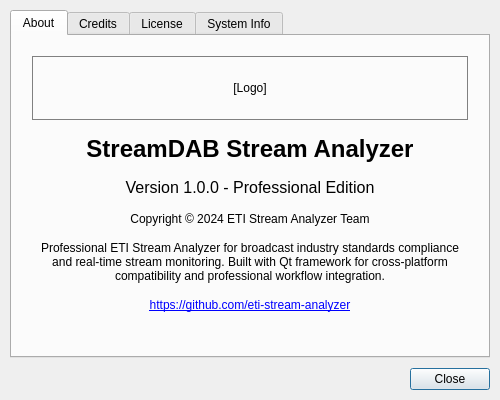
<?xml version="1.0" encoding="UTF-8"?>
<ui version="4.0">
 <class>AboutDialog</class>
 <widget class="QDialog" name="AboutDialog">
  <property name="geometry">
   <rect>
    <x>0</x>
    <y>0</y>
    <width>500</width>
    <height>400</height>
   </rect>
  </property>
  <property name="sizePolicy">
   <sizepolicy hsizetype="Fixed" vsizetype="Fixed">
    <horstretch>0</horstretch>
    <verstretch>0</verstretch>
   </sizepolicy>
  </property>
  <property name="minimumSize">
   <size>
    <width>500</width>
    <height>400</height>
   </size>
  </property>
  <property name="maximumSize">
   <size>
    <width>500</width>
    <height>400</height>
   </size>
  </property>
  <property name="windowTitle">
   <string>About StreamDAB Stream Analyzer</string>
  </property>
  <property name="windowIcon">
   <iconset>
    <normaloff>:/icons/about.png</normaloff>:/icons/about.png</iconset>
  </property>
  <property name="modal">
   <bool>true</bool>
  </property>
  <layout class="QVBoxLayout" name="mainLayout">
   <property name="spacing">
    <number>10</number>
   </property>
   <property name="leftMargin">
    <number>10</number>
   </property>
   <property name="topMargin">
    <number>10</number>
   </property>
   <property name="rightMargin">
    <number>10</number>
   </property>
   <property name="bottomMargin">
    <number>10</number>
   </property>
   <item>
    <widget class="QTabWidget" name="tabWidget">
     <property name="currentIndex">
      <number>0</number>
     </property>
     <widget class="QWidget" name="aboutTab">
      <attribute name="title">
       <string>About</string>
      </attribute>
      <layout class="QVBoxLayout" name="aboutTabLayout">
       <property name="spacing">
        <number>15</number>
       </property>
       <property name="leftMargin">
        <number>20</number>
       </property>
       <property name="topMargin">
        <number>20</number>
       </property>
       <property name="rightMargin">
        <number>20</number>
       </property>
       <property name="bottomMargin">
        <number>20</number>
       </property>
       <item>
        <widget class="QLabel" name="logoLabel">
         <property name="sizePolicy">
          <sizepolicy hsizetype="Preferred" vsizetype="Fixed">
           <horstretch>0</horstretch>
           <verstretch>0</verstretch>
          </sizepolicy>
         </property>
         <property name="minimumSize">
          <size>
           <width>0</width>
           <height>64</height>
          </size>
         </property>
         <property name="text">
          <string>[Logo]</string>
         </property>
         <property name="alignment">
          <set>Qt::AlignCenter</set>
         </property>
         <property name="styleSheet">
          <string>border: 1px solid gray; text-align: center;</string>
         </property>
        </widget>
       </item>
       <item>
        <widget class="QLabel" name="titleLabel">
         <property name="font">
          <font>
           <pointsize>18</pointsize>
           <weight>75</weight>
           <bold>true</bold>
          </font>
         </property>
         <property name="text">
          <string>StreamDAB Stream Analyzer</string>
         </property>
         <property name="alignment">
          <set>Qt::AlignCenter</set>
         </property>
        </widget>
       </item>
       <item>
        <widget class="QLabel" name="versionLabel">
         <property name="font">
          <font>
           <pointsize>12</pointsize>
          </font>
         </property>
         <property name="text">
          <string>Version 1.0.0 - Professional Edition</string>
         </property>
         <property name="alignment">
          <set>Qt::AlignCenter</set>
         </property>
        </widget>
       </item>
       <item>
        <widget class="QLabel" name="copyrightLabel">
         <property name="text">
          <string>Copyright © 2024 ETI Stream Analyzer Team</string>
         </property>
         <property name="alignment">
          <set>Qt::AlignCenter</set>
         </property>
        </widget>
       </item>
       <item>
        <widget class="QLabel" name="descriptionLabel">
         <property name="text">
          <string>Professional ETI Stream Analyzer for broadcast industry standards compliance and real-time stream monitoring. Built with Qt framework for cross-platform compatibility and professional workflow integration.</string>
         </property>
         <property name="alignment">
          <set>Qt::AlignCenter</set>
         </property>
         <property name="wordWrap">
          <bool>true</bool>
         </property>
        </widget>
       </item>
       <item>
        <widget class="QLabel" name="websiteLabel">
         <property name="text">
          <string>&lt;html&gt;&lt;head/&gt;&lt;body&gt;&lt;p&gt;&lt;a href=&quot;https://github.com/eti-stream-analyzer&quot;&gt;&lt;span style=&quot; text-decoration: underline; color:#0000ff;&quot;&gt;https://github.com/eti-stream-analyzer&lt;/span&gt;&lt;/a&gt;&lt;/p&gt;&lt;/body&gt;&lt;/html&gt;</string>
         </property>
         <property name="alignment">
          <set>Qt::AlignCenter</set>
         </property>
         <property name="openExternalLinks">
          <bool>true</bool>
         </property>
        </widget>
       </item>
       <item>
        <spacer name="aboutVerticalSpacer">
         <property name="orientation">
          <enum>Qt::Vertical</enum>
         </property>
         <property name="sizeHint" stdset="0">
          <size>
           <width>20</width>
           <height>40</height>
          </size>
         </property>
        </spacer>
       </item>
      </layout>
     </widget>
     <widget class="QWidget" name="creditsTab">
      <attribute name="title">
       <string>Credits</string>
      </attribute>
      <layout class="QVBoxLayout" name="creditsTabLayout">
       <item>
        <widget class="QTextEdit" name="creditsText">
         <property name="readOnly">
          <bool>true</bool>
         </property>
         <property name="html">
          <string>&lt;!DOCTYPE HTML PUBLIC &quot;-//W3C//DTD HTML 4.0//EN&quot; &quot;http://www.w3.org/TR/REC-html40/strict.dtd&quot;&gt;
&lt;html&gt;&lt;head&gt;&lt;meta name=&quot;qrichtext&quot; content=&quot;1&quot; /&gt;&lt;style type=&quot;text/css&quot;&gt;
p, li { white-space: pre-wrap; }
&lt;/style&gt;&lt;/head&gt;&lt;body style=&quot; font-family:'MS Shell Dlg 2'; font-size:8.25pt; font-weight:400; font-style:normal;&quot;&gt;
&lt;p style=&quot; margin-top:0px; margin-bottom:0px; margin-left:0px; margin-right:0px; -qt-block-indent:0; text-indent:0px;&quot;&gt;&lt;span style=&quot; font-weight:600;&quot;&gt;ETI Stream Analyzer Development Team&lt;/span&gt;&lt;/p&gt;
&lt;p style=&quot;-qt-paragraph-type:empty; margin-top:0px; margin-bottom:0px; margin-left:0px; margin-right:0px; -qt-block-indent:0; text-indent:0px;&quot;&gt;&lt;br /&gt;&lt;/p&gt;
&lt;p style=&quot; margin-top:0px; margin-bottom:0px; margin-left:0px; margin-right:0px; -qt-block-indent:0; text-indent:0px;&quot;&gt;&lt;span style=&quot; font-weight:600;&quot;&gt;Core Development:&lt;/span&gt;&lt;/p&gt;
&lt;p style=&quot; margin-top:0px; margin-bottom:0px; margin-left:0px; margin-right:0px; -qt-block-indent:0; text-indent:0px;&quot;&gt;• UI/UX Framework Development&lt;/p&gt;
&lt;p style=&quot; margin-top:0px; margin-bottom:0px; margin-left:0px; margin-right:0px; -qt-block-indent:0; text-indent:0px;&quot;&gt;• ETI Processing Engine Integration&lt;/p&gt;
&lt;p style=&quot; margin-top:0px; margin-bottom:0px; margin-left:0px; margin-right:0px; -qt-block-indent:0; text-indent:0px;&quot;&gt;• Professional Broadcasting Standards Implementation&lt;/p&gt;
&lt;p style=&quot;-qt-paragraph-type:empty; margin-top:0px; margin-bottom:0px; margin-left:0px; margin-right:0px; -qt-block-indent:0; text-indent:0px;&quot;&gt;&lt;br /&gt;&lt;/p&gt;
&lt;p style=&quot; margin-top:0px; margin-bottom:0px; margin-left:0px; margin-right:0px; -qt-block-indent:0; text-indent:0px;&quot;&gt;&lt;span style=&quot; font-weight:600;&quot;&gt;Third-Party Libraries:&lt;/span&gt;&lt;/p&gt;
&lt;p style=&quot; margin-top:0px; margin-bottom:0px; margin-left:0px; margin-right:0px; -qt-block-indent:0; text-indent:0px;&quot;&gt;• Qt Framework - Cross-platform application framework&lt;/p&gt;
&lt;p style=&quot; margin-top:0px; margin-bottom:0px; margin-left:0px; margin-right:0px; -qt-block-indent:0; text-indent:0px;&quot;&gt;• ETISnoop - ETI analysis and processing core&lt;/p&gt;
&lt;p style=&quot; margin-top:0px; margin-bottom:0px; margin-left:0px; margin-right:0px; -qt-block-indent:0; text-indent:0px;&quot;&gt;• QCustomPlot - Professional data visualization&lt;/p&gt;
&lt;p style=&quot; margin-top:0px; margin-bottom:0px; margin-left:0px; margin-right:0px; -qt-block-indent:0; text-indent:0px;&quot;&gt;• PortAudio - Cross-platform audio I/O library&lt;/p&gt;
&lt;p style=&quot;-qt-paragraph-type:empty; margin-top:0px; margin-bottom:0px; margin-left:0px; margin-right:0px; -qt-block-indent:0; text-indent:0px;&quot;&gt;&lt;br /&gt;&lt;/p&gt;
&lt;p style=&quot; margin-top:0px; margin-bottom:0px; margin-left:0px; margin-right:0px; -qt-block-indent:0; text-indent:0px;&quot;&gt;&lt;span style=&quot; font-weight:600;&quot;&gt;Special Thanks:&lt;/span&gt;&lt;/p&gt;
&lt;p style=&quot; margin-top:0px; margin-bottom:0px; margin-left:0px; margin-right:0px; -qt-block-indent:0; text-indent:0px;&quot;&gt;• Broadcast industry professionals for standards guidance&lt;/p&gt;
&lt;p style=&quot; margin-top:0px; margin-bottom:0px; margin-left:0px; margin-right:0px; -qt-block-indent:0px; text-indent:0px;&quot;&gt;• Open source community for ongoing support&lt;/p&gt;
&lt;p style=&quot; margin-top:0px; margin-bottom:0px; margin-left:0px; margin-right:0px; -qt-block-indent:0; text-indent:0px;&quot;&gt;• ETSI standards committee for technical specifications&lt;/p&gt;&lt;/body&gt;&lt;/html&gt;</string>
         </property>
        </widget>
       </item>
      </layout>
     </widget>
     <widget class="QWidget" name="licenseTab">
      <attribute name="title">
       <string>License</string>
      </attribute>
      <layout class="QVBoxLayout" name="licenseTabLayout">
       <item>
        <widget class="QTextEdit" name="licenseText">
         <property name="readOnly">
          <bool>true</bool>
         </property>
         <property name="html">
          <string>&lt;!DOCTYPE HTML PUBLIC &quot;-//W3C//DTD HTML 4.0//EN&quot; &quot;http://www.w3.org/TR/REC-html40/strict.dtd&quot;&gt;
&lt;html&gt;&lt;head&gt;&lt;meta name=&quot;qrichtext&quot; content=&quot;1&quot; /&gt;&lt;style type=&quot;text/css&quot;&gt;
p, li { white-space: pre-wrap; }
&lt;/style&gt;&lt;/head&gt;&lt;body style=&quot; font-family:'MS Shell Dlg 2'; font-size:8.25pt; font-weight:400; font-style:normal;&quot;&gt;
&lt;p style=&quot; margin-top:0px; margin-bottom:0px; margin-left:0px; margin-right:0px; -qt-block-indent:0; text-indent:0px;&quot;&gt;&lt;span style=&quot; font-weight:600; font-size:12pt;&quot;&gt;MIT License&lt;/span&gt;&lt;/p&gt;
&lt;p style=&quot;-qt-paragraph-type:empty; margin-top:0px; margin-bottom:0px; margin-left:0px; margin-right:0px; -qt-block-indent:0; text-indent:0px;&quot;&gt;&lt;br /&gt;&lt;/p&gt;
&lt;p style=&quot; margin-top:0px; margin-bottom:0px; margin-left:0px; margin-right:0px; -qt-block-indent:0; text-indent:0px;&quot;&gt;Copyright (c) 2024 ETI Stream Analyzer Team&lt;/p&gt;
&lt;p style=&quot;-qt-paragraph-type:empty; margin-top:0px; margin-bottom:0px; margin-left:0px; margin-right:0px; -qt-block-indent:0; text-indent:0px;&quot;&gt;&lt;br /&gt;&lt;/p&gt;
&lt;p style=&quot; margin-top:0px; margin-bottom:0px; margin-left:0px; margin-right:0px; -qt-block-indent:0; text-indent:0px;&quot;&gt;Permission is hereby granted, free of charge, to any person obtaining a copy of this software and associated documentation files (the &amp;quot;Software&amp;quot;), to deal in the Software without restriction, including without limitation the rights to use, copy, modify, merge, publish, distribute, sublicense, and/or sell copies of the Software, and to permit persons to whom the Software is furnished to do so, subject to the following conditions:&lt;/p&gt;
&lt;p style=&quot;-qt-paragraph-type:empty; margin-top:0px; margin-bottom:0px; margin-left:0px; margin-right:0px; -qt-block-indent:0; text-indent:0px;&quot;&gt;&lt;br /&gt;&lt;/p&gt;
&lt;p style=&quot; margin-top:0px; margin-bottom:0px; margin-left:0px; margin-right:0px; -qt-block-indent:0; text-indent:0px;&quot;&gt;The above copyright notice and this permission notice shall be included in all copies or substantial portions of the Software.&lt;/p&gt;
&lt;p style=&quot;-qt-paragraph-type:empty; margin-top:0px; margin-bottom:0px; margin-left:0px; margin-right:0px; -qt-block-indent:0; text-indent:0px;&quot;&gt;&lt;br /&gt;&lt;/p&gt;
&lt;p style=&quot; margin-top:0px; margin-bottom:0px; margin-left:0px; margin-right:0px; -qt-block-indent:0; text-indent:0px;&quot;&gt;THE SOFTWARE IS PROVIDED &amp;quot;AS IS&amp;quot;, WITHOUT WARRANTY OF ANY KIND, EXPRESS OR IMPLIED, INCLUDING BUT NOT LIMITED TO THE WARRANTIES OF MERCHANTABILITY, FITNESS FOR A PARTICULAR PURPOSE AND NONINFRINGEMENT. IN NO EVENT SHALL THE AUTHORS OR COPYRIGHT HOLDERS BE LIABLE FOR ANY CLAIM, DAMAGES OR OTHER LIABILITY, WHETHER IN AN ACTION OF CONTRACT, TORT OR OTHERWISE, ARISING FROM, OUT OF OR IN CONNECTION WITH THE SOFTWARE OR THE USE OR OTHER DEALINGS IN THE SOFTWARE.&lt;/p&gt;&lt;/body&gt;&lt;/html&gt;</string>
         </property>
        </widget>
       </item>
      </layout>
     </widget>
     <widget class="QWidget" name="systemInfoTab">
      <attribute name="title">
       <string>System Info</string>
      </attribute>
      <layout class="QVBoxLayout" name="systemInfoTabLayout">
       <item>
        <widget class="QTextEdit" name="systemInfoText">
         <property name="readOnly">
          <bool>true</bool>
         </property>
         <property name="html">
          <string>&lt;!DOCTYPE HTML PUBLIC &quot;-//W3C//DTD HTML 4.0//EN&quot; &quot;http://www.w3.org/TR/REC-html40/strict.dtd&quot;&gt;
&lt;html&gt;&lt;head&gt;&lt;meta name=&quot;qrichtext&quot; content=&quot;1&quot; /&gt;&lt;style type=&quot;text/css&quot;&gt;
p, li { white-space: pre-wrap; }
&lt;/style&gt;&lt;/head&gt;&lt;body style=&quot; font-family:'MS Shell Dlg 2'; font-size:8.25pt; font-weight:400; font-style:normal;&quot;&gt;
&lt;p style=&quot; margin-top:0px; margin-bottom:0px; margin-left:0px; margin-right:0px; -qt-block-indent:0; text-indent:0px;&quot;&gt;&lt;span style=&quot; font-weight:600;&quot;&gt;System Information&lt;/span&gt;&lt;/p&gt;
&lt;p style=&quot;-qt-paragraph-type:empty; margin-top:0px; margin-bottom:0px; margin-left:0px; margin-right:0px; -qt-block-indent:0; text-indent:0px;&quot;&gt;&lt;br /&gt;&lt;/p&gt;
&lt;p style=&quot; margin-top:0px; margin-bottom:0px; margin-left:0px; margin-right:0px; -qt-block-indent:0; text-indent:0px;&quot;&gt;&lt;span style=&quot; font-weight:600;&quot;&gt;Application:&lt;/span&gt;&lt;/p&gt;
&lt;p style=&quot; margin-top:0px; margin-bottom:0px; margin-left:0px; margin-right:0px; -qt-block-indent:0; text-indent:0px;&quot;&gt;Name: StreamDAB Stream Analyzer&lt;/p&gt;
&lt;p style=&quot; margin-top:0px; margin-bottom:0px; margin-left:0px; margin-right:0px; -qt-block-indent:0; text-indent:0px;&quot;&gt;Version: 1.0.0&lt;/p&gt;
&lt;p style=&quot; margin-top:0px; margin-bottom:0px; margin-left:0px; margin-right:0px; -qt-block-indent:0; text-indent:0px;&quot;&gt;Build: Professional Edition&lt;/p&gt;
&lt;p style=&quot;-qt-paragraph-type:empty; margin-top:0px; margin-bottom:0px; margin-left:0px; margin-right:0px; -qt-block-indent:0; text-indent:0px;&quot;&gt;&lt;br /&gt;&lt;/p&gt;
&lt;p style=&quot; margin-top:0px; margin-bottom:0px; margin-left:0px; margin-right:0px; -qt-block-indent:0; text-indent:0px;&quot;&gt;&lt;span style=&quot; font-weight:600;&quot;&gt;Qt Framework:&lt;/span&gt;&lt;/p&gt;
&lt;p style=&quot; margin-top:0px; margin-bottom:0px; margin-left:0px; margin-right:0px; -qt-block-indent:0; text-indent:0px;&quot;&gt;Version: [Will be populated at runtime]&lt;/p&gt;
&lt;p style=&quot;-qt-paragraph-type:empty; margin-top:0px; margin-bottom:0px; margin-left:0px; margin-right:0px; -qt-block-indent:0; text-indent:0px;&quot;&gt;&lt;br /&gt;&lt;/p&gt;
&lt;p style=&quot; margin-top:0px; margin-bottom:0px; margin-left:0px; margin-right:0px; -qt-block-indent:0; text-indent:0px;&quot;&gt;&lt;span style=&quot; font-weight:600;&quot;&gt;Operating System:&lt;/span&gt;&lt;/p&gt;
&lt;p style=&quot; margin-top:0px; margin-bottom:0px; margin-left:0px; margin-right:0px; -qt-block-indent:0; text-indent:0px;&quot;&gt;[Will be populated at runtime]&lt;/p&gt;
&lt;p style=&quot;-qt-paragraph-type:empty; margin-top:0px; margin-bottom:0px; margin-left:0px; margin-right:0px; -qt-block-indent:0; text-indent:0px;&quot;&gt;&lt;br /&gt;&lt;/p&gt;
&lt;p style=&quot; margin-top:0px; margin-bottom:0px; margin-left:0px; margin-right:0px; -qt-block-indent:0; text-indent:0px;&quot;&gt;&lt;span style=&quot; font-weight:600;&quot;&gt;Hardware:&lt;/span&gt;&lt;/p&gt;
&lt;p style=&quot; margin-top:0px; margin-bottom:0px; margin-left:0px; margin-right:0px; -qt-block-indent:0; text-indent:0px;&quot;&gt;[Will be populated at runtime]&lt;/p&gt;&lt;/body&gt;&lt;/html&gt;</string>
         </property>
        </widget>
       </item>
      </layout>
     </widget>
    </widget>
   </item>
   <item>
    <widget class="QDialogButtonBox" name="buttonBox">
     <property name="orientation">
      <enum>Qt::Horizontal</enum>
     </property>
     <property name="standardButtons">
      <set>QDialogButtonBox::Close</set>
     </property>
     <addaction name="copyInfoButton"/>
    </widget>
   </item>
  </layout>
  <action name="copyInfoButton">
   <property name="text">
    <string>Copy Info</string>
   </property>
  </action>
 </widget>
 <resources/>
 <connections>
  <connection>
   <sender>buttonBox</sender>
   <signal>accepted()</signal>
   <receiver>AboutDialog</receiver>
   <slot>accept()</slot>
   <hints>
    <hint type="sourcelabel">
     <x>248</x>
     <y>254</y>
    </hint>
    <hint type="destinationlabel">
     <x>157</x>
     <y>274</y>
    </hint>
   </hints>
  </connection>
  <connection>
   <sender>buttonBox</sender>
   <signal>rejected()</signal>
   <receiver>AboutDialog</receiver>
   <slot>reject()</slot>
   <hints>
    <hint type="sourcelabel">
     <x>316</x>
     <y>260</y>
    </hint>
    <hint type="destinationlabel">
     <x>286</x>
     <y>274</y>
    </hint>
   </hints>
  </connection>
 </connections>
</ui>
